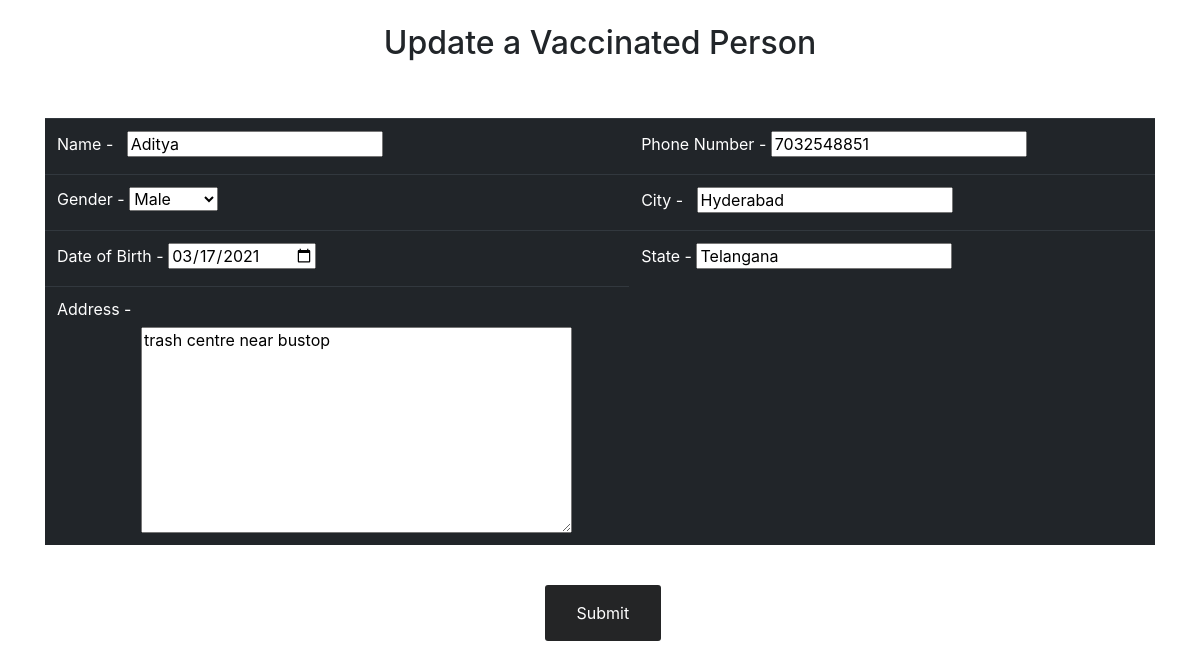
The app's page /vc/report/1/updateperson/1/ (signed in), older data.
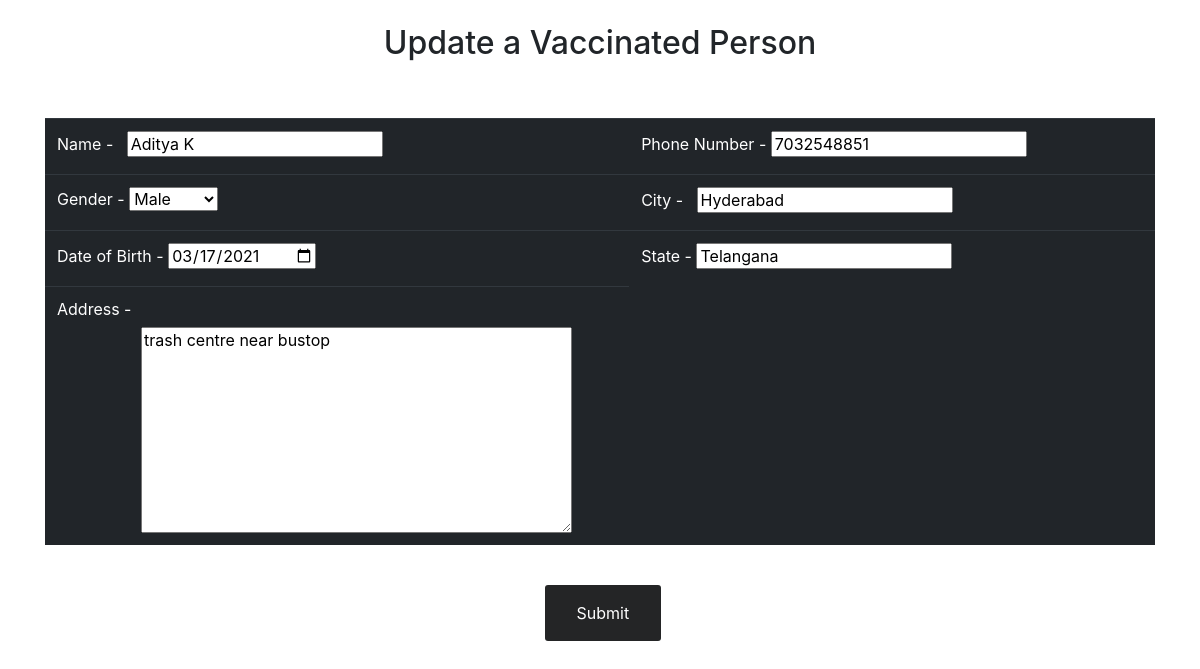
The same page, newer data.
### C19V/models.py (models this page shows, shortened)
class VaccinatedPerson(models.Model):
    GENDER_CHOICES = (('M','Male'),('F','Female'))
    user = models.OneToOneField(User,on_delete=CASCADE)
    name = models.CharField(max_length=50,null=True)
    gender = models.CharField(max_length=1,choices=GENDER_CHOICES,null=True)
    dob = models.DateField(null=True)
    phone_no =models.CharField(max_length=10,null=True)
    address = models.TextField(max_length=128,null=True)
    city = models.CharField(max_length=50,null=True)
    state = models.CharField(max_length=50,null=True)
    date_created = models.DateTimeField(auto_now_add=True)
    centre = models.CharField(max_length=50,null=True)

### C19V/views.py (the view)
# urls.py: path('vc/report/<str:pk>/updateperson/<str:id>/',views.updatePerson,name="update_person"),  # to update vaccination person details
@decorators.VC_required(login_url='loginvc')
def updatePerson(request,pk,id):
    person = models.VaccinatedPerson.objects.get(id=id)
    form = forms.PersonForm(instance=person)                 # Since this is to update , we are sending the instance of the person which is previously created
    if request.method == 'POST':
        form = forms.PersonForm(request.POST,instance=person)
        if form.is_valid():
            form.save()
            return redirect('report',pk=pk)
    dictionary = {'form': form,'update':True}                # the attribute update is to identify, the form is an update form
    return render(request, 'registerperson.html', dictionary)

### C19V/forms.py
class PersonForm(ModelForm):
    class Meta:
        model = models.VaccinatedPerson
        fields='__all__'
        labels={
            'dob':('Date of Birth'),
            'phone_no':('Phone Number'),
            'centre':('Vaccination Centre')
        }
        widgets={
            'dob': forms.DateInput(attrs={'type': 'date'}),
        }

### C19V/templates/registerperson.html (shortened to what this page needs)
{% load static %}
<link rel="stylesheet" href="https://maxcdn.bootstrapcdn.com/bootstrap/4.0.0/css/bootstrap.min.css"
>
<div class="container">
    <br>
    <h2 style="text-align:center;">{% if update %}Update a Vaccinated Person{% else %} Add a Vaccinated Person{% endif %}</h2><br><br>
    <form action="" method="POST">
    <table class="table table-dark table-hover">
        <tbody>
            <tr>
                <td><label for="name">Name - &nbsp</label>
                {{ form.name }}</td>
                <td><label for="phone_no">Phone Number - </label>
                {{ form.phone_no }}</td>
            </tr>
            <tr>
                <td><label for="gender">Gender - </label>
                {{ form.gender }}</td>
                <td><label for="city">City - &nbsp</label>
                {{ form.city }}</td>
            </tr>
            <tr>
                <td><label for="dob">Date of Birth - </label>
                {{ form.dob }}</td>
                <td><label for="state">State - </label>
                    {{ form.state }}</td>
            </tr>
            <tr>
                <td><label for="address">Address - </label><div style="width:50%;margin-left: 15%;">
                    {{ form.address }}</div></td>
            </tr>
        </tbody>
    </table>
    <br>
    <input style=" background-color: #242526;
      border: none;
      color: white;
      padding: 16px 32px;
      text-decoration: none;
      margin-left: 45%;
      cursor: pointer;border-radius:3px;
    " type='submit' name='Submit'>
    </form>
</div>

Row changes from the older to the newer data that the page shows:
changed VaccinatedPerson "Male": name "Aditya" → "Aditya K"
